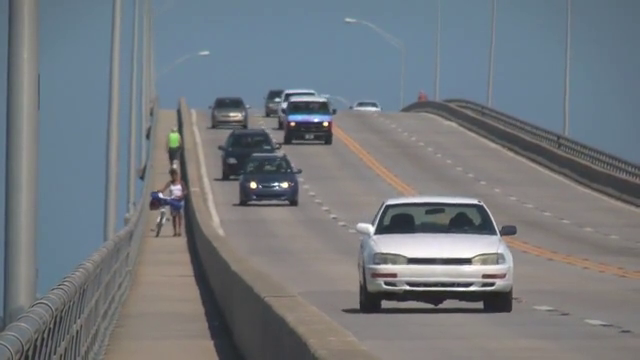
#> input picture frame 91 of 08 - Motion Analysis and Tracking/Data/slow_traffic_small.mp4, 640 x 360 px
$ jupyter execute --allow-errors optical_flow.ipynb
#> lines starting #> are read from the running program, lines starting #| are printed output that depends on the picture; after the words box and inside, x2 and y2 are one past the last pixel; in counts of white or black regions, pixels touching at a corner belong together
# Motion Analysis and Tracking

This notebook shows a demonstration of optical flow to determine motion between frames of a video, and tracking of points of interest across a video.

References:

- https://docs.opencv.org/4.x/d4/dee/tutorial_optical_flow.html
- https://docs.opencv.org/4.x/db/d27/tutorial_py_table_of_contents_feature2d.html
- Video sequence: https://www.bogotobogo.com/python/OpenCV_Python/images/mean_shift_tracking/slow_traffic_small.mp4

Import packages

[cell 1]
import numpy as np
import cv2 as cv

[cell 2]
# Import package if using OpenCV's imshow function in Google Colab

google_colab = False
if google_colab:
  from google.colab.patches import cv2_imshow

Open video file

[cell 3]
# Set the path to the video
video_path = 'Data/slow_traffic_small.mp4'

[cell 4]
cap = cv.VideoCapture(video_path)

Read video and store frames. Also, convert the frames to grayscale, and store them too.

[cell 5]
frame_gray_all = []
frame_all = []

while(1):
  ret, frame = cap.read()
#> frame is the input picture: shape (360, 640, 3); mean B, G, R 126.6, 121.2, 115.7
  if not ret:
      print('No frames grabbed!')
      break

  frame_all.append(frame)

  # Convert to grayscale
  frame_gray = cv.cvtColor(frame, cv.COLOR_BGR2GRAY)
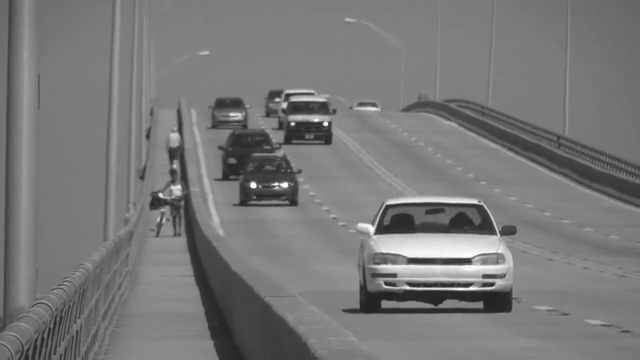
#> frame_gray: shape (360, 640); min 30, max 255, mean 120.1
  frame_gray_all.append(frame_gray)

  k = cv.waitKey(30) & 0xff
#> (key Esc is pressed here)
  if k == 27:
      break

# Optical Flow

[cell 6]
from matplotlib import pyplot as plt

# Get the first frame, and 20th frame (grayscale versions)
old_gray = frame_gray_all[0]
#> (the rest of this cell did not finish here and is left out)

# Tracking

## Tracking using Harris Corner Detection

### Find the Harris features in the first frame

Find the features and show them on the image

[cell 7]
# Open file
cap = cv.VideoCapture(video_path)

[cell 8]
# Take first frame and find corners in it
ret, old_frame = cap.read()
old_gray = cv.cvtColor(old_frame, cv.COLOR_BGR2GRAY)

dst = cv.cornerHarris(old_gray, blockSize=2, ksize=3, k=0.04)
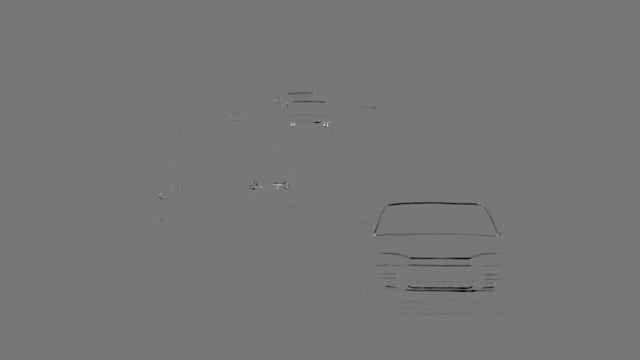
#> dst: shape (360, 640) float32; min -0.00563, max 0.00636, mean -1.43e-05; drawn with min black and max white

# Result is dilated for marking the corners (not important)
dst = cv.dilate(dst, None)
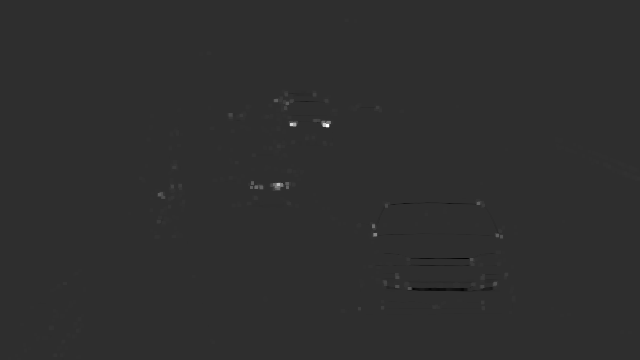
#> dst: shape (360, 640) float32; min -0.00143, max 0.00636, mean 3.91e-06; drawn with min black and max white

# Threshold for an optimal value, it may vary depending on the image.
old_frame = frame_all[0].copy()
old_frame[dst > 0.01*dst.max()]=[0, 0, 255]
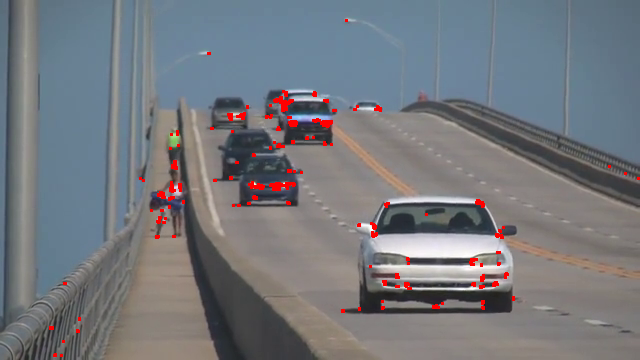
#> old_frame: shape (360, 640, 3); 1.11% of pixels changed, all inside (x1, y1, x2, y2) = (49, 19, 640, 357)

if google_colab:
  cv2_imshow(old_frame)
else:
  cv.imshow('frame', old_frame)
  # Wait for the escape key to be pressed
  cv.waitKey(0) & 0xFF
  cv.destroyAllWindows()

Find the centroid coordinates

[cell 9]
# Find points having an intensity satisfying a threshold (the corners)
ret, dst = cv.threshold(dst, 0.01*dst.max(), 255, 0) # Image, threshold, max, value assigned to pixels below the threshold (and the thresholding type) ('0' means we're using cv.THRESH_BINARY)
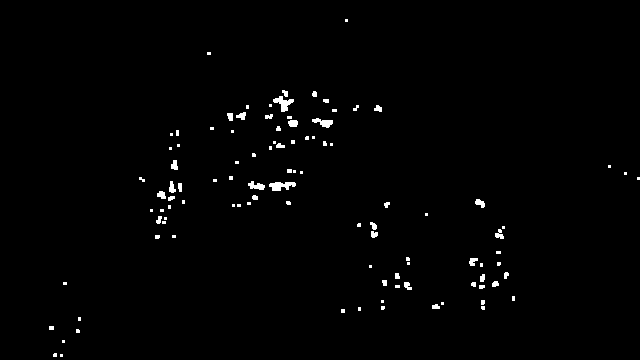
#> dst: shape (360, 640) float32; 1.1% white; 104 white regions (65 under 20 px), largest, box (x1, y1, x2, y2) and area: (269, 182, 296, 191) 162, (273, 96, 294, 112) 156, (312, 118, 333, 128) 113
#> ret = 6.36e-05
dst = np.uint8(dst)

# Find centroids
ret, labels, stats, centroids = cv.connectedComponentsWithStats(dst)
#> labels: shape (360, 640) int32; 105 distinct labels, from 0 to 104
#> ret = 105; stats = 105 rows, first 6: [0, 0, 640, 360, 227848], [345, 19, 3, 3, 9], [207, 52, 4, 3, 12], [282, 90, 6, 7, 30], [312, 91, 5, 6, 26], [273, 96, 21, 16, 156]; centroids = 105 pairs, first value 51 to 638, second value 20 to 355
centroids = np.expand_dims(centroids, 1)
#> centroids = 105 rows, first 8: [319.6, 179.4], [346, 20], [208.5, 53], [284.9, 92.8], [314.2, 93.65], [283, 102.7], [325.7, 100.4], [247, 106.5]
centroids = centroids.astype('float32')
centroids
#> Out has the same summary as centroids

### Track the Harris featurs across the video

Define parameters for the Lucas-Kanade optical flow algorithm

[cell 10]
# Parameters for lucas kanade optical flow
lk_params = dict( winSize  = (15, 15),
                  maxLevel = 2,
                  criteria = (cv.TERM_CRITERIA_EPS | cv.TERM_CRITERIA_COUNT, 10, 0.03))

Define some additional parameters for plotting/drawing

[cell 11]
# Create some random colors (to use for plotting)
color2 = np.random.randint(0, 255, (110, 3))

[cell 12]
# Create a mask image for drawing purposes
mask = np.zeros_like(old_frame)

Track the features across each frame

[cell 13]
# Open file
cap = cv.VideoCapture(video_path)

[cell 14]
while(1):
    ret, frame = cap.read()
    if not ret:
        print('No frames grabbed!')
        break

    frame_gray = cv.cvtColor(frame, cv.COLOR_BGR2GRAY)

    # Calculate optical flow using the iterative Lucas-Kanade method with pyramids (cv.calcOpticalFlowPyrLK)
    p1, st, err = cv.calcOpticalFlowPyrLK(old_gray, frame_gray, centroids, None, **lk_params)
#> p1 has the same summary as centroids; st = 105 values from 0 to 1; err = 105 values from 0 to 0

    # Select good points, using st
    if p1 is not None:
        good_new = p1[st==1]
#> good_new = 104 pairs, first value 51 to 638, second value 20 to 355
        good_old = centroids[st==1]
#> good_old has the same summary as good_new

    # Draw the tracks
    for i, (new, old) in enumerate(zip(good_new, good_old)):
        a, b = new.ravel()
        c, d = old.ravel()
        mask = cv.line(mask, (int(a), int(b)), (int(c), int(d)), color2[i].tolist(), 2) # Plot the line from previous point location to new point location
        frame = cv.circle(frame, (int(a), int(b)), 5, color2[i].tolist(), -1) # Plot a circle at the new location
#> this loop made 104 passes
#> (a, b, c, d) on passes 1 to 12: (346, 20, 346, 20), (208.5, 53, 208.5, 53), (284.9, 92.8, 284.9, 92.8), (314.2, 93.65, 314.2, 93.65), (283, 102.7, 283, 102.7), (325.7, 100.4, 325.7, 100.4), (247, 106.5, 247, 106.5), (270, 105, 270, 105), (355.6, 107.7, 355.6, 107.7), (377.8, 108.2, 377.8, 108.2), (334, 110, 334, 110), (229.9, 116.2, 229.9, 116.2)
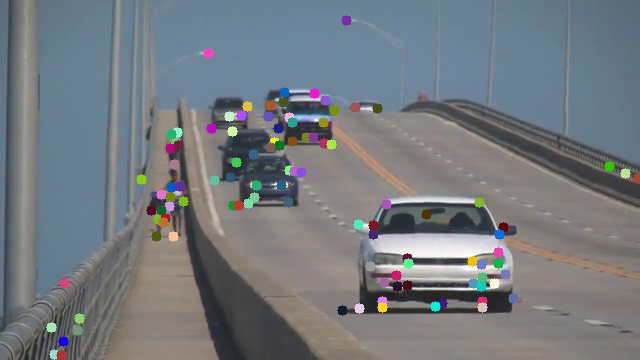
#> frame: shape (360, 640, 3); mean B, G, R 126.7, 121.5, 116.1
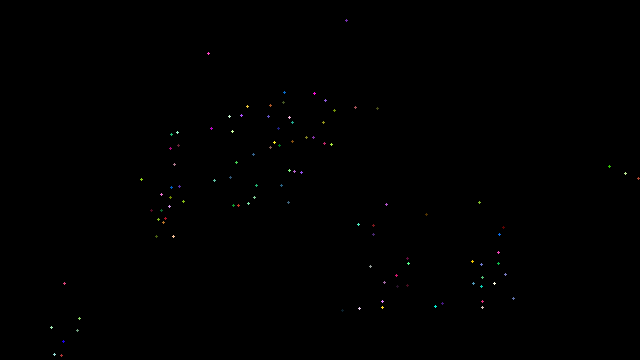
#> mask: shape (360, 640, 3); mean of channels 0, 1, 2 0.3, 0.3, 0.3; drawn as B, G, R
    img = cv.add(frame, mask) # Superimpose mask (with lines and point circles) on image

    if google_colab:
      cv2_imshow(img)
    else:
      cv.imshow('frame', img)

    k = cv.waitKey(30) & 0xff
#> (key Esc is pressed here)
    if k == 27:
        break

    # Now update the previous frame and previous points
    old_gray = frame_gray.copy()
    centroids = good_new.reshape(-1, 1, 2)

cv.destroyAllWindows()

## Tracking using ShiTomasi corner detection

J. Shi and C. Tomasi made a small modification to the Harris Corner detector in their paper **Good Features to Track** which shows better results compared to Harris Corner Detector. The scoring function in Harris Corner Detector was given by:

$R = \lambda_1 \lambda_2 - k(\lambda_1+\lambda_2)^2$

Instead of this function, Shi-Tomasi proposed:
$R = \min(\lambda_1, \lambda_2)$

If it is a greater than a threshold value, it is considered as a corner.

If we plot it in $\lambda_1 - \lambda_2$ space as we did in Harris Corner Detector, we get an image as below:

From the figure, you can see that only when $\lambda_1$ and $\lambda_2$ are above a minimum value, $\lambda_{\min}$, it is considered as a corner (green region).

Source: https://docs.opencv.org/4.x/d4/d8c/tutorial_py_shi_tomasi.html

Define parameters for ShiTomasi corner detection

[cell 15]
# Parameters for ShiTomasi corner detection
feature_params = dict( maxCorners = 100,
                       qualityLevel = 0.3,
                       minDistance = 7,
                       blockSize = 7)

Find corners in first frame

[cell 16]
# Open file
cap = cv.VideoCapture(video_path)

[cell 17]
# Take first frame and find corners in it
ret, old_frame = cap.read()

# Convert to grayscale
old_gray = cv.cvtColor(old_frame, cv.COLOR_BGR2GRAY)

# Use the ShiTomasi methods to get the corners (cv.goodFeaturesToTrack)
p0 = cv.goodFeaturesToTrack(old_gray, mask=None, **feature_params)
#> p0 = [[253, 185], [325, 123], [285, 184], [292, 123], [376, 232], [277, 185], [495, 233], [284, 105], [372, 226]]

Define parameters for the Lucas-Kanade optical flow algorithm

[cell 18]
# Parameters for lucas kanade optical flow
lk_params = dict( winSize  = (15, 15),
                  maxLevel = 2,
                  criteria = (cv.TERM_CRITERIA_EPS | cv.TERM_CRITERIA_COUNT, 10, 0.03))

Define some additional parameters for plotting/drawing

[cell 19]
# Create some random colors (to use for plotting)
color = np.random.randint(0, 255, (100, 3))

[cell 20]
# Create a mask image for drawing purposes
mask = np.zeros_like(old_frame)

Track the features across each frame

[cell 21]
while(1):
    ret, frame = cap.read()
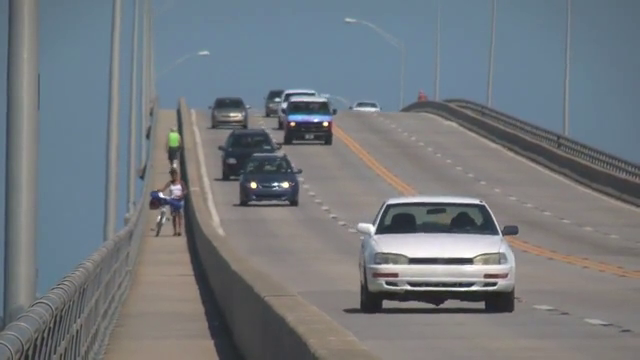
#> input picture frame 92 of 08 - Motion Analysis and Tracking/Data/slow_traffic_small.mp4, 640 x 360 px
#> frame is the input picture: shape (360, 640, 3); mean B, G, R 126.3, 121.1, 115.4
    if not ret:
        print('No frames grabbed!')
        break

    frame_gray = cv.cvtColor(frame, cv.COLOR_BGR2GRAY)

    # Calculate optical flow using the iterative Lucas-Kanade method with pyramids (cv.calcOpticalFlowPyrLK)
    p1, st, err = cv.calcOpticalFlowPyrLK(old_gray, frame_gray, centroids, None, **lk_params)
#> p1 = 105 rows, first 8: [319.7, 179.3], [346, 20], [208.2, 52.87], [285.1, 92.86], [314.6, 93.95], [283, 102.7], [325.9, 100.4], [247, 106.6]; err = 105 values, max 6.7 at index 48, min -9.04e+21 at index 0, mean -8.61e+19

    # Select good points, using st
    if p1 is not None:
        good_new = p1[st==1]
#> good_new = 104 pairs, first value 51.01 to 637.7, second value 20 to 354.5
        good_old = centroids[st==1]

    # Draw the tracks
    for i, (new, old) in enumerate(zip(good_new, good_old)):
        a, b = new.ravel()
        c, d = old.ravel()
        mask = cv.line(mask, (int(a), int(b)), (int(c), int(d)), color2[i].tolist(), 2) # Plot the line from previous point location to new point location
        frame = cv.circle(frame, (int(a), int(b)), 5, color2[i].tolist(), -1) # Plot a circle at the new location
#> this loop made 104 passes
#> (a, b, c, d) on passes 1 to 12: (346, 20, 346, 20), (208.2, 52.87, 208.5, 53), (285.1, 92.86, 284.9, 92.8), (314.6, 93.95, 314.2, 93.65), (283, 102.7, 283, 102.7), (325.9, 100.4, 325.7, 100.4), (247, 106.6, 247, 106.5), (270.1, 104.9, 270, 105), (355.1, 108.1, 355.6, 107.7), (377, 108.6, 377.8, 108.2), (334.3, 110.2, 334, 110), (230.1, 116.3, 229.9, 116.2)
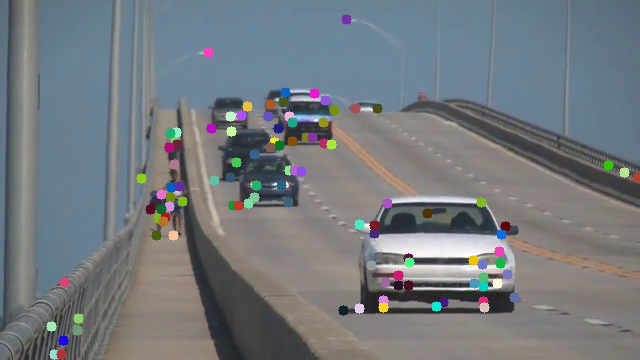
#> frame: shape (360, 640, 3); mean B, G, R 126.5, 121.4, 115.9
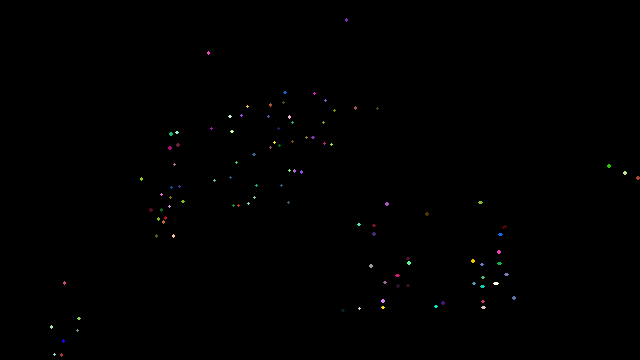
#> mask: shape (360, 640, 3); mean of channels 0, 1, 2 0.4, 0.4, 0.5; drawn as B, G, R
    img = cv.add(frame, mask) # Superimpose mask (with lines and point circles) on image

    if google_colab:
      cv2_imshow(img)
    else:
      cv.imshow('frame', img)

    k = cv.waitKey(30) & 0xff
#> (key Esc is pressed here)
    if k == 27:
        break

    # Now update the previous frame and previous points
    old_gray = frame_gray.copy()
    centroids = good_new.reshape(-1, 1, 2)

cv.destroyAllWindows()

$ run again, starting later in the video
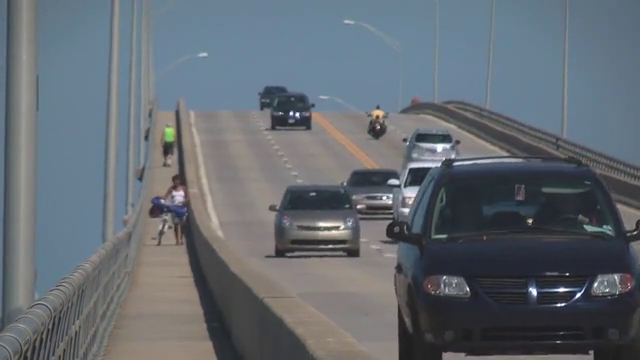
#> input picture frame 411 of 08 - Motion Analysis and Tracking/Data/slow_traffic_small.mp4, 640 x 360 px
#> frame is the input picture: shape (360, 640, 3); mean B, G, R 113.8, 106.6, 99.3
#> old_frame: shape (360, 640, 3); 1.41% of pixels changed, all inside (x1, y1, x2, y2) = (47, 21, 639, 358)
#> `ret, dst = cv.threshold(dst, 0.01*dst.max(), 255, 0) # Image, threshol..`:
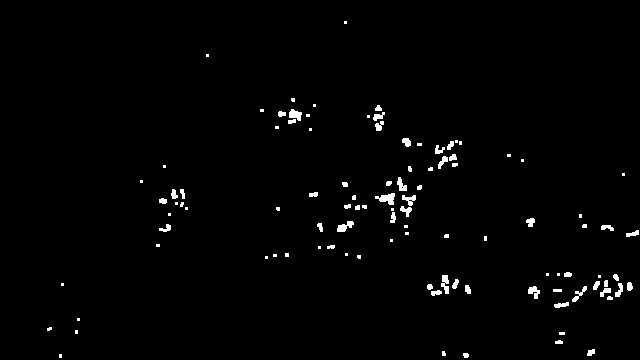
#> dst: shape (360, 640) float32; 1.4% white; 104 white regions (50 under 20 px), largest, box (x1, y1, x2, y2) and area: (375, 193, 395, 205) 138, (337, 221, 354, 232) 104, (441, 275, 449, 294) 102
#> `ret, dst = cv.threshold(dst, 0.01*dst.max(), 255, 0) # Image, threshol..`: ret = 9.55e-05
#> labels: shape (360, 640) int32; 105 distinct labels, from 0 to 104
#> `ret, labels, stats, centroids = cv.connectedComponentsWithStats(dst)`: ret = 105; stats = 105 rows, first 6: [0, 0, 640, 360, 227144], [344, 21, 3, 3, 9], [206, 54, 3, 3, 9], [291, 98, 4, 4, 15], [313, 104, 3, 3, 9], [375, 105, 7, 6, 32]; centroids = 105 pairs, first value 49 to 632.4, second value 22 to 355.5
#> `centroids = np.expand_dims(centroids, 1)`: centroids = 105 rows, first 8: [318.1, 178.9], [345, 22], [207, 55], [292.6, 99.4], [314, 105], [378, 108], [261.5, 110], [294.9, 114.3]
#> Out has the same summary as centroids
#> `p1, st, err = cv.calcOpticalFlowPyrLK(old_gray, frame_gray, centroids,..`: p1 has the same summary as centroids; st = 105 values from 1 to 1; err = 105 values from 0 to 0
#> `good_new = p1[st==1]`: good_new = 105 pairs, first value 49 to 632.4, second value 22 to 355.5
#> good_old has the same summary as good_new
#> the loop `for i, (new, old) in enumerate(zip(good_new, good_old)):` made 105 passes
#> (a, b, c, d) on passes 1 to 8: (318.1, 178.9, 318.1, 178.9), (345, 22, 345, 22), (207, 55, 207, 55), (292.6, 99.4, 292.6, 99.4), (314, 105, 314, 105), (378, 108, 378, 108), (261.5, 110, 261.5, 110), (294.9, 114.3, 294.9, 114.3)
#> p0 = 17 rows, first 8: [294, 114], [531, 289], [385, 196], [529, 221], [341, 225], [400, 183], [439, 147], [407, 211]
#> `p1, st, err = cv.calcOpticalFlowPyrLK(old_gray, frame_gray, centroids,..`: p1 = 105 rows, first 8: [318.1, 179.1], [345, 22], [207.3, 55], [292.6, 99.37], [314.2, 105.1], [377.7, 107.8], [261.4, 110.1], [295.5, 114.7]; err = 105 values, max 14.39 at index 22, min 0.0707 at index 1, mean 3.22
#> `good_new = p1[st==1]`: good_new = 105 pairs, first value 49 to 637.1, second value 22 to 356.3
#> the loop `for i, (new, old) in enumerate(zip(good_new, good_old)):` made 105 passes
#> (a, b, c, d) on passes 1 to 8: (318.1, 179.1, 318.1, 178.9), (345, 22, 345, 22), (207.3, 55, 207, 55), (292.6, 99.37, 292.6, 99.4), (314.2, 105.1, 314, 105), (377.7, 107.8, 378, 108), (261.4, 110.1, 261.5, 110), (295.5, 114.7, 294.9, 114.3)
#> after the loop `for i, (new, old) in enumerate(zip(good_new, good_old)):`:
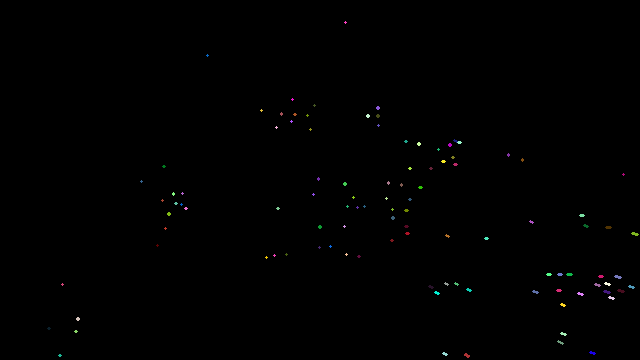
#> mask: shape (360, 640, 3); mean of channels 0, 1, 2 0.5, 0.6, 0.6; drawn as B, G, R

$ run again, starting later in the video
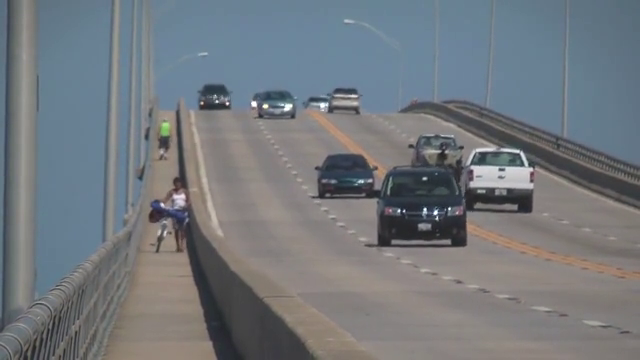
#> input picture frame 731 of 08 - Motion Analysis and Tracking/Data/slow_traffic_small.mp4, 640 x 360 px
#> frame is the input picture: shape (360, 640, 3); mean B, G, R 125.5, 120.3, 115.1
#> old_frame: shape (360, 640, 3); 0.97% of pixels changed, all inside (x1, y1, x2, y2) = (75, 93, 538, 334)
#> `ret, dst = cv.threshold(dst, 0.01*dst.max(), 255, 0) # Image, threshol..`: ret = 0.00013
#> labels: shape (360, 640) int32; 77 distinct labels, from 0 to 76
#> `ret, labels, stats, centroids = cv.connectedComponentsWithStats(dst)`: ret = 77; stats = 77 rows, first 6: [0, 0, 640, 360, 228172], [213, 93, 11, 12, 84], [333, 94, 5, 4, 19], [355, 94, 5, 5, 21], [251, 99, 8, 11, 70], [199, 100, 7, 7, 41]; centroids = 77 pairs, first value 76 to 533, second value 95.58 to 331.5
#> `centroids = np.expand_dims(centroids, 1)`: centroids = 77 rows, first 8: [318.9, 179.6], [217.1, 98.67], [334.9, 95.58], [357.1, 96], [254.1, 104.2], [201.9, 103.1], [227.5, 103.5], [323.5, 106.2]
#> Out has the same summary as centroids
#> `p1, st, err = cv.calcOpticalFlowPyrLK(old_gray, frame_gray, centroids,..`: p1 has the same summary as centroids; st = 77 values from 1 to 1; err = 77 values from 0 to 0
#> `good_new = p1[st==1]`: good_new = 77 pairs, first value 76 to 533, second value 95.58 to 331.5
#> good_old has the same summary as good_new
#> the loop `for i, (new, old) in enumerate(zip(good_new, good_old)):` made 77 passes
#> (a, b, c, d) on passes 1 to 8: (318.9, 179.6, 318.9, 179.6), (217.1, 98.67, 217.1, 98.67), (334.9, 95.58, 334.9, 95.58), (357.1, 96, 357.1, 96), (254.1, 104.2, 254.1, 104.2), (201.9, 103.1, 201.9, 103.1), (227.5, 103.5, 227.5, 103.5), (323.5, 106.2, 323.5, 106.2)
#> p0 = 21 rows, first 8: [435, 212], [265, 106], [401, 210], [254, 104], [425, 210], [448, 208], [326, 105], [228, 102]
#> `p1, st, err = cv.calcOpticalFlowPyrLK(old_gray, frame_gray, centroids,..`: p1 = 77 rows, first 8: [319.4, 180.7], [216.7, 99.74], [334.4, 96.44], [356.8, 96.83], [254.6, 104.6], [201.7, 104.3], [227.6, 104.2], [323.3, 107.8]; err = 77 values, max 9.98 at index 4, min 0.961 at index 75, mean 2.94
#> `good_new = p1[st==1]`: good_new = 77 pairs, first value 75.9 to 531.8, second value 96.44 to 332.3
#> the loop `for i, (new, old) in enumerate(zip(good_new, good_old)):` made 77 passes
#> (a, b, c, d) on passes 1 to 8: (319.4, 180.7, 318.9, 179.6), (216.7, 99.74, 217.1, 98.67), (334.4, 96.44, 334.9, 95.58), (356.8, 96.83, 357.1, 96), (254.6, 104.6, 254.1, 104.2), (201.7, 104.3, 201.9, 103.1), (227.6, 104.2, 227.5, 103.5), (323.3, 107.8, 323.5, 106.2)
#> after the loop `for i, (new, old) in enumerate(zip(good_new, good_old)):`:
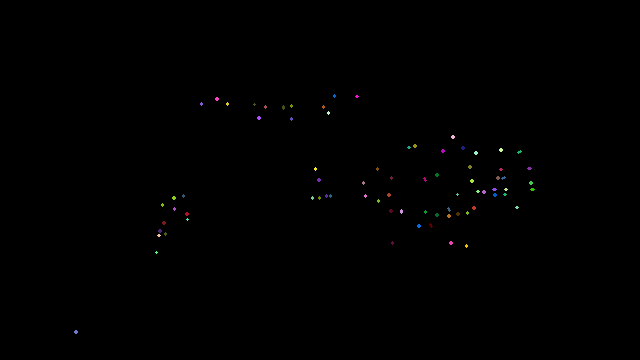
#> mask: shape (360, 640, 3); mean of channels 0, 1, 2 0.4, 0.4, 0.4; drawn as B, G, R
